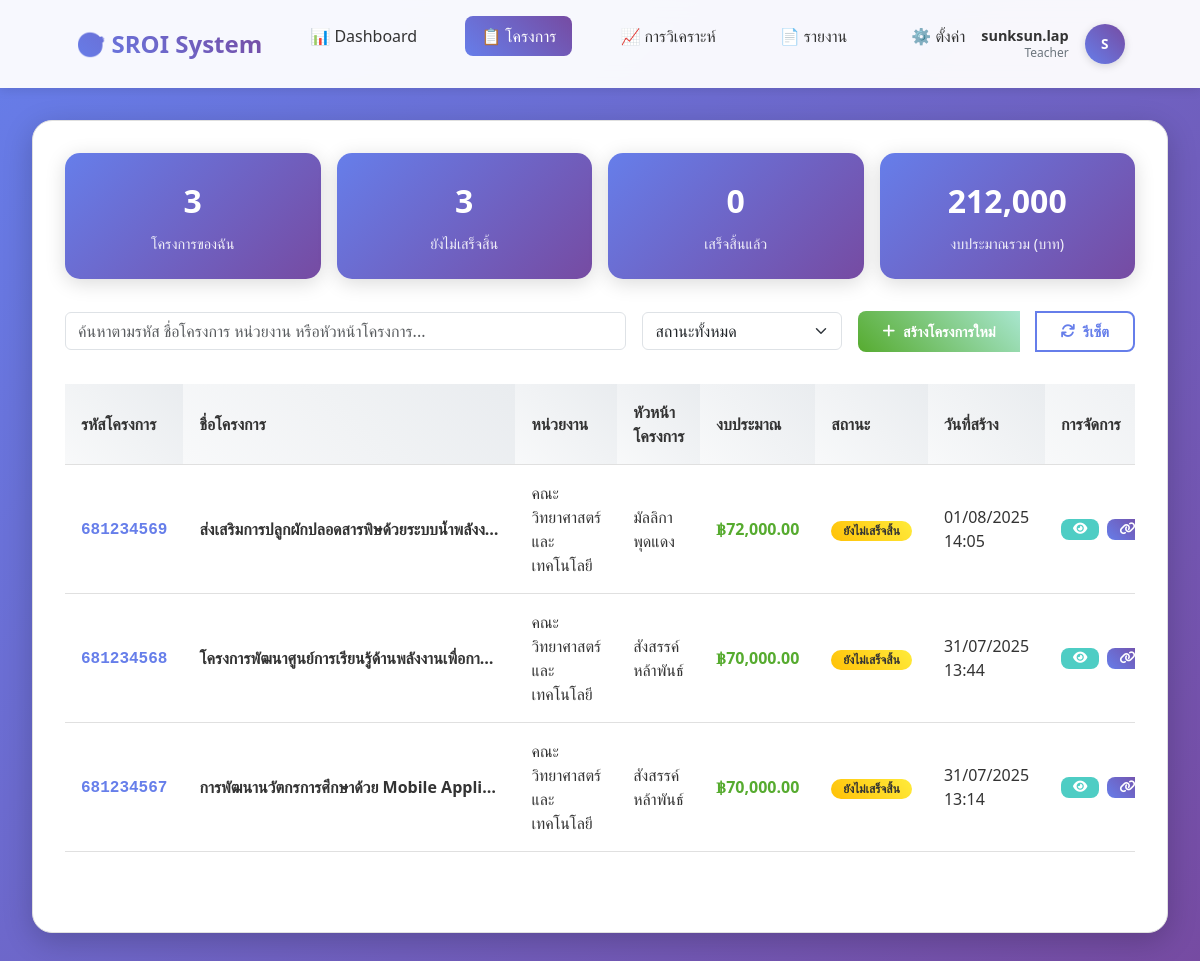
/project-list.php (signed in), run on an earlier commit of the app's database.
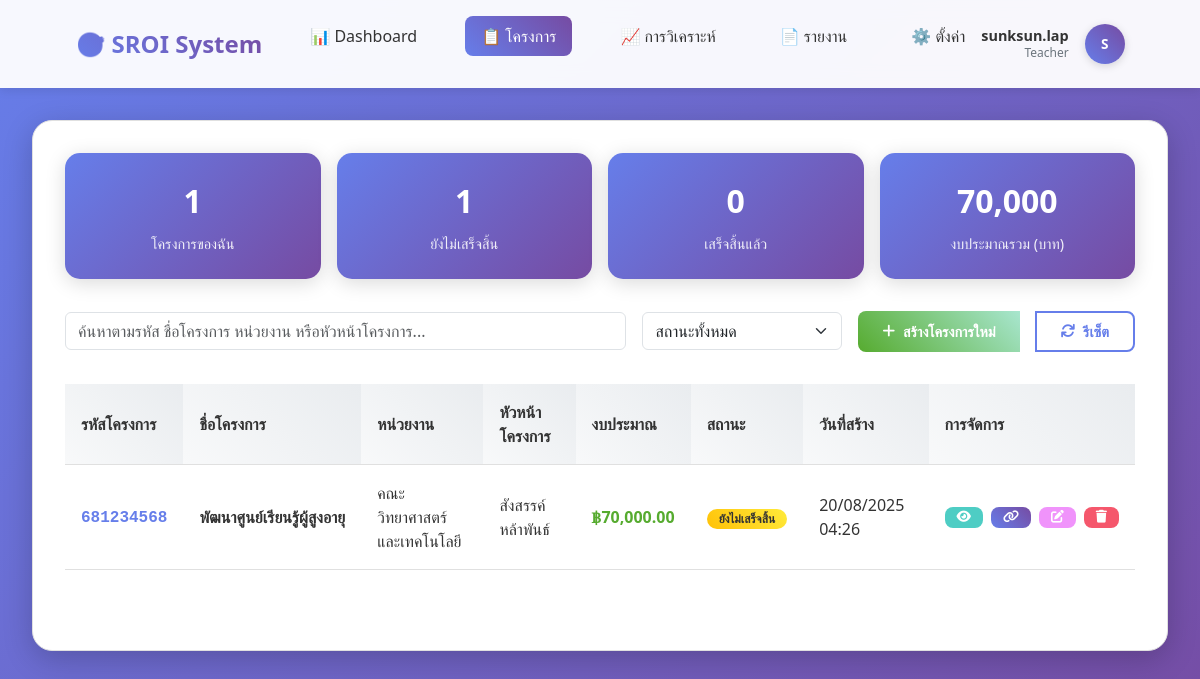
And on a later commit of the database.
### tables this page shows
CREATE TABLE `projects` (
  `id` int(11) NOT NULL,
  `project_code` varchar(50) NOT NULL COMMENT 'รหัสโครงการ',
  `name` varchar(500) NOT NULL COMMENT 'ชื่อโครงการ',
  `description` text DEFAULT NULL COMMENT 'รายละเอียดโครงการ',
  `objective` text DEFAULT NULL COMMENT 'วัตถุประสงค์โครงการ',
  `start_date` date DEFAULT NULL COMMENT 'วันที่เริ่มโครงการ',
  `end_date` date DEFAULT NULL COMMENT 'วันที่สิ้นสุดโครงการ',
  `budget` decimal(15,2) DEFAULT NULL COMMENT 'งบประมาณ',
  `organization` varchar(300) DEFAULT NULL COMMENT 'หน่วยงาน/องค์กร',
  `project_manager` varchar(200) DEFAULT NULL COMMENT 'ผู้จัดการโครงการ',
  `status` enum('incompleted','completed') DEFAULT 'incompleted' COMMENT 'สถานะโครงการ',
  `created_by` varchar(100) DEFAULT NULL COMMENT 'ผู้สร้าง',
  `created_at` timestamp NOT NULL DEFAULT current_timestamp(),
  `updated_at` timestamp NOT NULL DEFAULT current_timestamp() ON UPDATE current_timestamp(),
  `impact_chain_status` longtext DEFAULT NULL CHECK (json_valid(`impact_chain_status`)),
  `total_impact_chains` int(11) DEFAULT 0 COMMENT 'จำนวน Impact Chain ทั้งหมด',
  `current_chain_id` int(11) DEFAULT NULL COMMENT 'Impact Chain ที่กำลังทำอยู่'
);

### project-list.php (the view, shortened to what this page needs)
<?php
require_once 'config.php';
$user_id = $_SESSION['user_id'];
$limit = 10;
$page = isset($_GET['page']) ? (int)$_GET['page'] : 1;
$offset = ($page - 1) * $limit;
$search = isset($_GET['search']) ? trim($_GET['search']) : '';
$where_conditions = [];
$params = [];
$param_types = '';
$where_conditions[] = "created_by = ?";
$params[] = $user_id;
$param_types .= 's';
$where_clause = !empty($where_conditions) ? 'WHERE ' . implode(' AND ', $where_conditions) : '';
$query = "
    SELECT
        id, project_code, name, organization, project_manager,
        budget, status, created_by, created_at, updated_at
    FROM projects
    {$where_clause}
    ORDER BY created_at DESC
    LIMIT ? OFFSET ?
";
$stmt = mysqli_prepare($conn, $query);
$limit_params = array_merge($params, [$limit, $offset]);
$limit_param_types = $param_types . 'ii';
mysqli_stmt_bind_param($stmt, $limit_param_types, ...$limit_params);
mysqli_stmt_execute($stmt);
$result = mysqli_stmt_get_result($stmt);
$projects = mysqli_fetch_all($result, MYSQLI_ASSOC);
$stats_query = "
    SELECT
        COUNT(*) as total_projects,
        SUM(CASE WHEN status = 'incompleted' THEN 1 ELSE 0 END) as incompleted_count,
        SUM(CASE WHEN status = 'completed' THEN 1 ELSE 0 END) as completed_count,
        SUM(budget) as total_budget
    FROM projects
    WHERE created_by = ?
";
$stats_stmt = mysqli_prepare($conn, $stats_query);
mysqli_stmt_bind_param($stats_stmt, 's', $user_id);
mysqli_stmt_execute($stats_stmt);
$stats_result = mysqli_stmt_get_result($stats_stmt);
$stats = mysqli_fetch_assoc($stats_result);
function getStatusText($status)
{
    $statuses = [
        'incompleted' => 'ยังไม่เสร็จสิ้น',
        'completed' => 'เสร็จสิ้น'
    ];
    return $statuses[$status] ?? $status;
}
function getStatusBadge($status)
{
    $badges = [
        'incompleted' => 'badge-warning',
        'completed' => 'badge-success'
    ];
    return $badges[$status] ?? 'badge-secondary';
}
?>
<!DOCTYPE html>
<html lang="th">
<head>
    <link href="https://cdn.jsdelivr.net/npm/bootstrap@5.3.0/dist/css/bootstrap.min.css" rel="stylesheet">
    <link href="https://cdnjs.cloudflare.com/ajax/libs/font-awesome/6.0.0/css/all.min.css" rel="stylesheet">
</head>
<body>
    <nav class="navbar">
        <div class="nav-container">
            <a href="index.php" class="logo">
                🎯 SROI System
            </a>
            <ul class="nav-menu">
                <li><a href="dashboard.php" class="nav-link">📊 Dashboard</a></li>
                <li><a href="project-list.php" class="nav-link active">📋 โครงการ</a></li>
                <li><a href="impact_pathway/impact_pathway.php" class="nav-link">📈 การวิเคราะห์</a></li>
                <li><a href="reports.php" class="nav-link">📄 รายงาน</a></li>
                <li><a href="settings.php" class="nav-link">⚙️ ตั้งค่า</a></li>
            </ul>
            <?php include 'user-menu.php'; ?>
        </div>
    </nav>
    <div class="main-container">
        <div class="content-container">
            <div class="stats">
                <div class="stat-card">
                    <div class="stat-number"><?php echo $stats['total_projects']; ?></div>
                    <div class="stat-label">โครงการของฉัน</div>
                </div>
                <div class="stat-card">
                    <div class="stat-number"><?php echo $stats['incompleted_count']; ?></div>
                    <div class="stat-label">ยังไม่เสร็จสิ้น</div>
                </div>
                <div class="stat-card">
                    <div class="stat-number"><?php echo $stats['completed_count']; ?></div>
                    <div class="stat-label">เสร็จสิ้นแล้ว</div>
                </div>
                <div class="stat-card">
                    <div class="stat-number"><?php echo number_format($stats['total_budget'], 0); ?></div>
                    <div class="stat-label">งบประมาณรวม (บาท)</div>
                </div>
            </div>
            <div class="search-filter">
                <form method="GET" class="search-box" style="flex: 1;">
                    <input type="text" name="search" class="form-control" placeholder="ค้นหาตามรหัส ชื่อโครงการ หน่วยงาน หรือหัวหน้าโครงการ..." value="<?php echo htmlspecialchars($search); ?>">
                </form>
                <form method="GET" class="filter-box">
                    <select name="status" class="form-select" onchange="this.form.submit()">
                        <option value="">สถานะทั้งหมด</option>
                    </select>
                </form>
                <div class="btn-group">
                    <a href="create-project.php" class="btn btn-success">
                        <i class="fas fa-plus"></i> สร้างโครงการใหม่
                    </a>
                    <a href="?<?php echo http_build_query(['search' => '', 'status' => '']); ?>" class="btn btn-outline">
                        <i class="fas fa-refresh"></i> รีเซ็ต
                    </a>
                </div>
            </div>
            <div class="table-container">
                <?php if (empty($projects)): ?>
                    <div style="text-align: center; padding: 3rem; color: var(--text-muted);">
                        <i class="fas fa-folder-open" style="font-size: 3rem; margin-bottom: 1rem; opacity: 0.5;"></i>
                        <h3>ยังไม่มีโครงการ</h3>
                        <p>คุณยังไม่ได้สร้างโครงการ หรือไม่พบโครงการที่ตรงกับเงื่อนไขการค้นหา</p>
                        <a href="create-project.php" class="btn btn-primary" style="margin-top: 1rem;">
                            <i class="fas fa-plus"></i> สร้างโครงการแรกของคุณ
                        </a>
                    </div>
                <?php else: ?>
                    <table class="projects-table">
                        <thead>
                            <tr>
                                <th>รหัสโครงการ</th>
                                <th>ชื่อโครงการ</th>
                                <th>หน่วยงาน</th>
                                <th>หัวหน้าโครงการ</th>
                                <th>งบประมาณ</th>
                                <th>สถานะ</th>
                                <th>วันที่สร้าง</th>
                                <th>การจัดการ</th>
                            </tr>
                        </thead>
                        <tbody>
                            <?php foreach ($projects as $project): ?>
                                <tr>
                                    <td>
                                        <span class="project-code"><?php echo htmlspecialchars($project['project_code']); ?></span>
                                    </td>
                                    <td>
                                        <div class="project-name" title="<?php echo htmlspecialchars($project['name']); ?>">
                                            <?php echo htmlspecialchars($project['name']); ?>
                                        </div>
                                    </td>
                                    <td><?php echo htmlspecialchars($project['organization']); ?></td>
                                    <td><?php echo htmlspecialchars($project['project_manager']); ?></td>
                                    <td class="budget">
                                        ฿<?php echo number_format($project['budget'], 2); ?>
                                    </td>
                                    <td>
                                        <span class="badge <?php echo getStatusBadge($project['status']); ?>">
                                            <?php echo getStatusText($project['status']); ?>
                                        </span>
                                    </td>
                                    <td>
                                        <?php echo date('d/m/Y H:i', strtotime($project['created_at'])); ?>
                                    </td>
                                    <td>
                                        <div class="action-buttons">
                                            <a href="project-detail.php?id=<?php echo $project['id']; ?>" class="btn btn-view btn-sm" title="ดูรายละเอียด">
                                                <i class="fas fa-eye"></i>
                                            </a>
                                            <a href="impact-chain/step1-strategy.php?project_id=<?php echo $project['id']; ?>" class="btn btn-primary btn-sm" title="สร้าง Impact Chain">
                                                <i class="fas fa-link"></i>
                                            </a>
                                            <a href="project-edit.php?id=<?php echo $project['id']; ?>" class="btn btn-edit btn-sm" title="แก้ไข">
                                                <i class="fas fa-edit"></i>
                                            </a>
                                            <button onclick="deleteProject(<?php echo $project['id']; ?>)" class="btn btn-delete btn-sm" title="ลบ">
                                                <i class="fas fa-trash"></i>
                                            </button>
                                        </div>
                                    </td>
                                </tr>
                            <?php endforeach; ?>
                        </tbody>
                    </table>
                <?php endif; ?>
            </div>
        </div>
    </div>
</body>
</html>

### user-menu.php (shortened to what this page needs)
<?php
$user_full_name = $_SESSION['full_name'] ?? $_SESSION['username'] ?? '';
$user_role = $_SESSION['role'] ?? '';
$username = $_SESSION['username'] ?? '';
$initials = '';
if (!empty($user_full_name)) {
    $name_parts = explode(' ', trim($user_full_name));
    $initials = strtoupper(substr($name_parts[0], 0, 1));
} else {
    $initials = strtoupper(substr($username, 0, 2));
}
?>
<div class="user-menu">
    <div class="user-info">
        <div class="user-name"><?php echo htmlspecialchars($user_full_name); ?></div>
        <div class="user-role"><?php echo htmlspecialchars($user_role); ?></div>
    </div>
    <div class="dropdown">
        <button class="user-avatar" type="button" id="userMenuButton" data-bs-toggle="dropdown" aria-expanded="false" title="<?php echo htmlspecialchars($user_full_name); ?>">
            <?php echo $initials; ?>
        </button>
    </div>
</div>

### project-list.php (style rules this page uses)
* { margin: 0; padding: 0; box-sizing: border-box; }
:root { --primary-color: #667eea; --secondary-color: #764ba2; --success-color: #56ab2f; --warning-color: #f093fb; --danger-color: #f5576c; --info-color: #4ecdc4; --light-bg: #f8f9fa; --white: #ffffff; --text-dark: #333333; --text-muted: #6c757d; --border-color: #e0e0e0; --shadow-light: 0 2px 10px rgba(0, 0, 0, 0.1); --shadow-medium: 0 4px 20px rgba(0, 0, 0, 0.15); --shadow-heavy: 0 8px 30px rgba(0, 0, 0, 0.2); }
body { font-family: 'Segoe UI', Tahoma, Geneva, Verdana, sans-serif; background: linear-gradient(135deg, var(--primary-color) 0%, var(--secondary-color) 100%); min-height: 100vh; color: var(--text-dark); }
.navbar { background: rgba(255, 255, 255, 0.95); backdrop-filter: blur(10px); padding: 1rem 0; box-shadow: var(--shadow-light); position: sticky; top: 0; z-index: 100; }
.nav-container { max-width: 1400px; margin: 0 auto; padding: 0 2rem; display: flex; justify-content: space-between; align-items: center; }
.logo { display: flex; align-items: center; gap: 0.5rem; font-size: 1.5rem; font-weight: bold; background: linear-gradient(45deg, var(--primary-color), var(--secondary-color)); -webkit-background-clip: text; -webkit-text-fill-color: transparent; background-clip: text; text-decoration: none; }
.nav-menu { display: flex; list-style: none; gap: 2rem; align-items: center; }
.nav-link { color: var(--text-dark); text-decoration: none; font-weight: 500; padding: 0.5rem 1rem; border-radius: 8px; transition: all 0.3s ease; }
.nav-link.active { background: linear-gradient(45deg, var(--primary-color), var(--secondary-color)); color: white; }
.main-container { max-width: 1400px; margin: 0 auto; padding: 2rem; }
.content-container { background: white; border-radius: 20px; padding: 2rem; box-shadow: var(--shadow-heavy); border: 1px solid var(--border-color); }
.search-filter { display: flex; gap: 1rem; margin-bottom: 2rem; flex-wrap: wrap; align-items: center; }
.search-box { flex: 1; min-width: 300px; }
.filter-box { min-width: 200px; }
.btn-group { display: flex; gap: 1rem; }
.btn { padding: 0.5rem 1.5rem; border: none; border-radius: 8px; font-size: 0.9rem; font-weight: 600; cursor: pointer; transition: all 0.3s ease; text-decoration: none; display: inline-flex; align-items: center; gap: 0.5rem; }
.btn-primary { background: linear-gradient(45deg, var(--primary-color), var(--secondary-color)); color: white; }
.btn-outline { background: transparent; color: var(--primary-color); border: 2px solid var(--primary-color); }
.btn-success { background: linear-gradient(45deg, var(--success-color), #a8e6cf); color: white; }
.table-container { overflow-x: auto; margin-bottom: 2rem; }
.projects-table { width: 100%; border-collapse: collapse; margin-bottom: 1rem; }
.projects-table th, .projects-table td { padding: 1rem; text-align: left; border-bottom: 1px solid var(--border-color); }
.projects-table th { background: linear-gradient(45deg, #f8f9fa, #e9ecef); font-weight: 600; color: var(--text-dark); position: sticky; top: 0; }
.project-code { font-family: 'Courier New', monospace; font-weight: bold; color: var(--primary-color); }
.project-name { font-weight: 600; max-width: 300px; overflow: hidden; text-overflow: ellipsis; white-space: nowrap; }
.budget { text-align: right; font-weight: 600; color: var(--success-color); }
.badge { padding: 0.25rem 0.75rem; border-radius: 20px; font-size: 0.75rem; font-weight: 600; text-transform: uppercase; }
.badge-warning { background: linear-gradient(45deg, #ffc107, #ffeb3b); color: #333; }
.action-buttons { display: flex; gap: 0.5rem; }
.btn-sm { padding: 0.25rem 0.75rem; font-size: 0.8rem; }
.btn-view { background: var(--info-color); color: white; }
.btn-edit { background: var(--warning-color); color: white; }
.btn-delete { background: var(--danger-color); color: white; }
.stats { display: grid; grid-template-columns: repeat(auto-fit, minmax(200px, 1fr)); gap: 1rem; margin-bottom: 2rem; }
.stat-card { background: linear-gradient(135deg, var(--primary-color), var(--secondary-color)); color: white; padding: 1.5rem; border-radius: 15px; text-align: center; box-shadow: var(--shadow-medium); }
.stat-number { font-size: 2rem; font-weight: bold; margin-bottom: 0.5rem; }
.stat-label { font-size: 0.9rem; opacity: 0.9; }

What changed in the data, as far as the page shows it:
removed projects: project_code "681234569", name "ส่งเสริมการปลูกผักปลอดสารพิษด้วยระบบน้ำพลังง…", organization "คณะวิทยาศาสตร์และเทคโนโลยี", project_manager "มัลลิกา พุดแดง", budget "72,000.00", status "ยังไม่เสร็จสิ้น", created_at "01/08/2025 14:05"
removed projects: project_code "681234568", name "โครงการพัฒนาศูนย์การเรียนรู้ด้านพลังงานเพื่อกา…", organization "คณะวิทยาศาสตร์และเทคโนโลยี", project_manager "สังสรรค์ หล้าพันธ์", budget "70,000.00", status "ยังไม่เสร็จสิ้น", created_at "31/07/2025 13:44"
removed projects: project_code "681234567", name "การพัฒนานวัตกรการศึกษาด้วย Mobile Appli…", organization "คณะวิทยาศาสตร์และเทคโนโลยี", project_manager "สังสรรค์ หล้าพันธ์", budget "70,000.00", status "ยังไม่เสร็จสิ้น", created_at "31/07/2025 13:14"
added projects: project_code "681234568", name "พัฒนาศูนย์เรียนรู้ผู้สูงอายุ", organization "คณะวิทยาศาสตร์และเทคโนโลยี", project_manager "สังสรรค์ หล้าพันธ์", budget "70,000.00", status "ยังไม่เสร็จสิ้น", created_at "20/08/2025 04:26"
Also different on the page:
$stats['total_projects']: "3" → "1"
$stats['incompleted_count']: "3" → "1"
$stats['total_budget']: "212,000" → "70,000"
